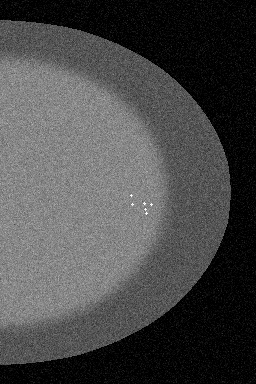
#> input picture CBIS-DDSM/sample_data/BENIGN_Calcification/CBIS_DDSM_CC_BENIGN_Calcification_004.png, 256 x 384 px; its folder holds only this picture in this run; the run also reads 1 picture not shown here
$ python run_analysis.py   (older library calls are emulated)
#> lines starting #> are read from the running program, lines starting #| are printed output that depends on the picture; after the words box and inside, x2 and y2 are one past the last pixel; in counts of white or black regions, pixels touching at a corner belong together
### common/iqa_metrics.py
"""
Image Quality Assessment (IQA) Module for Medical Breast Cancer Imaging.

This module provides No-Reference (NR-IQA) and Full-Reference (FR-IQA) metrics
tailored for medical image modalities:
- Histopathology (TCGA-BRCA)
- Mammography (CBIS-DDSM)
- Ultrasound (BUSI)

Supported Metrics:
1. Sharpness: Laplacian Variance, Tenengrad Gradient
2. Contrast: RMS Contrast, Michelson Contrast, Local Weber Contrast
3. Information: Shannon Entropy
4. Noise & Signal: Robust SNR (via MAD of high frequencies), CNR (with mask)
5. Modality-Specific: Ultrasound Speckle Index & ENL
6. Perceptual Quality: Natural Scene Statistics (MSCN distribution fitting)
7. Full Reference (when paired): PSNR, SSIM
"""

import numpy as np
import cv2
from scipy.stats import entropy, gennorm


def ensure_grayscale(image: np.ndarray) -> np.ndarray:
    """
    Ensure input image is single-channel 8-bit or float grayscale.
    """
    if image is None:
        raise ValueError("Input image cannot be None.")
    if len(image.shape) == 3:
        if image.shape[2] == 3:
            return cv2.cvtColor(image, cv2.COLOR_BGR2GRAY)
        elif image.shape[2] == 4:
            return cv2.cvtColor(image, cv2.COLOR_BGRA2GRAY)
        elif image.shape[2] == 1:
            return image[:, :, 0]
    return image


def compute_laplacian_variance(image: np.ndarray) -> float:
    """
    Compute Sharpness using Laplacian Variance.
    Higher values indicate sharp edges and fine cellular/microcalcification details.
    Lower values correspond to out-of-focus blur, motion blur, or severe smoothing.
    """
    gray = ensure_grayscale(image)
    if gray.dtype != np.uint8:
        gray = cv2.normalize(gray, None, 0, 255, cv2.NORM_MINMAX).astype(np.uint8)
    laplacian = cv2.Laplacian(gray, cv2.CV_64F, ksize=3)
    return float(np.var(laplacian))


def compute_tenengrad(image: np.ndarray, ksize: int = 3, threshold: float = 0.0) -> float:
    """
    Compute Tenengrad Gradient Sharpness based on Sobel operators.
    Measures the sum of squared gradient magnitudes above an optional noise threshold.
    """
    gray = ensure_grayscale(image)
    if gray.dtype != np.uint8:
        gray = cv2.normalize(gray, None, 0, 255, cv2.NORM_MINMAX).astype(np.uint8)
    gx = cv2.Sobel(gray, cv2.CV_64F, 1, 0, ksize=ksize)
    gy = cv2.Sobel(gray, cv2.CV_64F, 0, 1, ksize=ksize)
    grad_mag_sq = gx ** 2 + gy ** 2
    if threshold > 0:
        grad_mag_sq = np.where(grad_mag_sq > (threshold ** 2), grad_mag_sq, 0.0)
    return float(np.mean(grad_mag_sq))


def compute_rms_contrast(image: np.ndarray) -> float:
    """
    Compute Root Mean Square (RMS) Contrast.
    Defined as the standard deviation of normalized pixel luminance intensities [0, 1].
    Low values highlight washed-out, underexposed, or low-contrast tissue images.
    """
    gray = ensure_grayscale(image)
    norm = gray.astype(np.float64) / 255.0 if gray.max() > 1.0 else gray.astype(np.float64)
    return float(np.std(norm))


def compute_michelson_contrast(image: np.ndarray, epsilon: float = 1e-6) -> float:
    """
    Compute Michelson Contrast across the dynamic range.
    C_michelson = (I_max - I_min) / (I_max + I_min + epsilon)
    """
    gray = ensure_grayscale(image)
    i_min = float(np.percentile(gray, 1))  # robust to single outlier pixels
    i_max = float(np.percentile(gray, 99))
    return float((i_max - i_min) / (i_max + i_min + epsilon))


def compute_shannon_entropy(image: np.ndarray, num_bins: int = 256) -> float:
    """
    Compute Shannon Information Entropy in bits.
    Measures the average information and textural richness in the image histogram.
    Images with blank glass slide backgrounds or saturation exhibit lower entropy.
    """
    gray = ensure_grayscale(image)
    if gray.dtype != np.uint8:
        gray = cv2.normalize(gray, None, 0, 255, cv2.NORM_MINMAX).astype(np.uint8)
    hist, _ = np.histogram(gray.ravel(), bins=num_bins, range=(0, 256), density=True)
    hist = hist[hist > 0]
    return float(entropy(hist, base=2))


def compute_snr_mad(image: np.ndarray, epsilon: float = 1e-6) -> float:
    """
    Estimate Signal-to-Noise Ratio (SNR in dB) blindly using Median Absolute Deviation (MAD)
    of high-frequency Laplacian residual.
    """
    gray = ensure_grayscale(image)
    if gray.dtype != np.uint8:
        gray = cv2.normalize(gray, None, 0, 255, cv2.NORM_MINMAX).astype(np.uint8)
    mean_signal = float(np.mean(gray))
    lap = cv2.Laplacian(gray, cv2.CV_64F, ksize=3)
    # Noise standard deviation estimation via MAD (Donoho & Johnstone method)
    med = np.median(lap)
    mad = np.median(np.abs(lap - med))
    noise_sigma = float(mad / 0.6745)
    if noise_sigma < epsilon:
        return 50.0  # Cap at high SNR if virtually noise-free
    snr = mean_signal / (noise_sigma + epsilon)
    snr_db = 20.0 * np.log10(max(snr, epsilon))
    return float(np.clip(snr_db, -10.0, 50.0))


# [44 lines left out: functions compute_cnr, compute_ultrasound_speckle_metrics, not called in this run]


def compute_mscn_coefficients(image: np.ndarray, window_size: int = 7, sigma: float = 7.0 / 6.0) -> np.ndarray:
    """
    Compute Mean Subtracted Contrast Normalized (MSCN) coefficients used in BRISQUE / NSS.
    """
    gray = ensure_grayscale(image).astype(np.float64)
    kernel = cv2.getGaussianKernel(window_size, sigma)
    window = np.outer(kernel, kernel.transpose())
    mu = cv2.filter2D(gray, -1, window)
    mu_sq = mu * mu
    sigma_sq = cv2.filter2D(gray * gray, -1, window) - mu_sq
    sigma_val = np.sqrt(np.maximum(sigma_sq, 0.0))
    mscn = (gray - mu) / (sigma_val + 1.0)
    return mscn


def compute_perceptual_nss_score(image: np.ndarray) -> float:
    """
    Compute No-Reference Natural Scene Statistics (NSS) proxy score.
    Fits Generalized Gaussian Distribution (GGD) shape parameter alpha to MSCN coefficients.
    Natural, high-fidelity images exhibit alpha near 1.8 - 2.2.
    Heavy blur or synthetic noise deviations drive alpha away from natural bounds.
    Returns normalized quality index [0 (worst) to 1 (best)].
    """
    try:
        mscn = compute_mscn_coefficients(image)
        flat = mscn.ravel()
        # Estimate shape parameter alpha
        params = gennorm.fit(flat)
        alpha = float(params[0])
        # Gaussian distribution corresponds to alpha=2.0; compute distance to 2.0
        dist = abs(alpha - 2.0)
        quality = 1.0 / (1.0 + dist)
        return float(np.clip(quality, 0.0, 1.0))
    except Exception:
        return 0.5


# [36 lines left out: functions compute_psnr, compute_ssim, not called in this run]


def extract_all_iqa_metrics(
    image: np.ndarray, mask: np.ndarray = None, modality: str = "generic"
) -> dict:
    """
    Extract a comprehensive feature vector of Image Quality Assessment metrics.

    Parameters:
        image: np.ndarray of the medical image (RGB or Grayscale).
        mask: optional binary mask of tumor/lesion region.
        modality: "histopathology", "mammography", "ultrasound", or "generic".

    Returns:
        Dictionary of computed metrics and composite quality score.
    """
    gray = ensure_grayscale(image)
    h, w = gray.shape[:2]

    lap_var = compute_laplacian_variance(gray)
    tenengrad = compute_tenengrad(gray)
    rms_contrast = compute_rms_contrast(gray)
    michelson = compute_michelson_contrast(gray)
    entropy_val = compute_shannon_entropy(gray)
    snr_db = compute_snr_mad(gray)
    nss_quality = compute_perceptual_nss_score(gray)

    results = {
        "width": int(w),
        "height": int(h),
        "aspect_ratio": float(w / (h + 1e-6)),
        "mean_intensity": float(np.mean(gray)),
        "std_intensity": float(np.std(gray)),
        "laplacian_variance": lap_var,
        "tenengrad_gradient": tenengrad,
        "rms_contrast": rms_contrast,
        "michelson_contrast": michelson,
        "shannon_entropy": entropy_val,
        "snr_db": snr_db,
        "perceptual_nss_score": nss_quality,
    }

    if mask is not None:
        results["cnr"] = compute_cnr(gray, mask)
    else:
        results["cnr"] = 0.0

    if modality.lower() == "ultrasound":
        us_metrics = compute_ultrasound_speckle_metrics(gray)
        results.update(us_metrics)
    elif modality.lower() == "histopathology":
        # Staining color saturation metric (for RGB histology slides)
        if len(image.shape) == 3 and image.shape[2] >= 3:
            hsv = cv2.cvtColor(image, cv2.COLOR_BGR2HSV)
            sat = hsv[:, :, 1]
            results["stain_saturation_mean"] = float(np.mean(sat))
            results["stain_saturation_std"] = float(np.std(sat))
        else:
            results["stain_saturation_mean"] = 0.0
            results["stain_saturation_std"] = 0.0
    elif modality.lower() == "mammography":
        # Percentage of high-density fibroglandular parenchyma (pixels > 120)
        tissue_mask = gray > 15
        dense_ratio = float(np.sum((gray > 120) & tissue_mask) / (np.sum(tissue_mask) + 1e-6))
        results["breast_density_ratio"] = dense_ratio

    # Compute a normalized Composite Quality Score (0.0 to 1.0)
    # Derived from sigmoid normalization of normalized sharpness, contrast, SNR, and entropy
    norm_lap = np.clip(np.log1p(lap_var) / 8.0, 0.0, 1.0)
    norm_contrast = np.clip(rms_contrast * 4.0, 0.0, 1.0)
    norm_snr = np.clip((snr_db - 5.0) / 25.0, 0.0, 1.0)
    norm_ent = np.clip(entropy_val / 8.0, 0.0, 1.0)

    composite_score = float(
        0.30 * norm_lap + 0.25 * norm_contrast + 0.25 * norm_snr + 0.20 * norm_ent
    )
    results["composite_quality_score"] = float(np.clip(composite_score, 0.0, 1.0))

    # Quality Tier Classification
    if results["composite_quality_score"] >= 0.70:
        results["quality_tier"] = "High_Quality"
    elif results["composite_quality_score"] >= 0.45:
        results["quality_tier"] = "Medium_Quality"
    elif results["composite_quality_score"] >= 0.25:
        results["quality_tier"] = "Low_Quality"
    else:
        results["quality_tier"] = "Degraded"

    return results

### CBIS-DDSM/run_analysis.py
"""
CBIS-DDSM Mammography Analytics & Image Quality Assessment (IQA) Pipeline.
Modality: Mammography (Screening Projection Radiography: CC & MLO Views)
Dataset: Curated Breast Imaging Subset of DDSM (CBIS-DDSM)

Scope:
1. Dataset Characterization & Metadata Loading (Masses vs Calcifications, Benign vs Malignant, BI-RADS)
2. Inherent Radiographic Challenges Analysis (Film grain, dense tissue masking, scanner artifacts)
3. Multi-Metric Image Quality Assessment (Laplacian, Tenengrad, RMS, Michelson, Entropy, SNR)
4. Statistical Analysis & Visual Quality Distributions
5. Enriched Dataset IQA Metadata Export
"""

import os
import sys
import glob
import numpy as np
import pandas as pd
import matplotlib.pyplot as plt
import seaborn as sns
import cv2
from pathlib import Path

# Add project root to path for shared imports
sys.path.append(str(Path(__file__).resolve().parent.parent))
from common.iqa_metrics import (
    compute_laplacian_variance,
    compute_tenengrad,
    compute_rms_contrast,
    compute_michelson_contrast,
    compute_shannon_entropy,
    compute_snr_mad,
    extract_all_iqa_metrics,
)

# ---------------------------------------------------------
# 1. Dataset Discovery & Synthetic Fallback
# ---------------------------------------------------------
KAGGLE_SEARCH_PATHS = [
    "/kaggle/input/cbis-ddsm-breast-cancer-image-dataset",
    "/kaggle/input/cbis-ddsm",
    "/kaggle/input/ddsm-mammography",
    "./data/cbis_ddsm",
    "../data/cbis_ddsm",
]


def find_dataset_path() -> str:
    """
    Search standard Kaggle input directories and local directories.
    """
    for p in KAGGLE_SEARCH_PATHS:
        if os.path.exists(p):
            print(f"[INFO] Found CBIS-DDSM dataset at: {p}")
            return p
    return None


# [78 lines left out: function generate_synthetic_mammography_samples, not called in this run]


# ---------------------------------------------------------
# 2. Metadata Loading & Characterization
# ---------------------------------------------------------
def load_cbis_ddsm_metadata(data_dir: str) -> pd.DataFrame:
    """
    Traverse mammograms and parse clinical labels.
    """
    image_paths = (
        glob.glob(os.path.join(data_dir, "**", "*.png"), recursive=True)
        + glob.glob(os.path.join(data_dir, "**", "*.jpg"), recursive=True)
        + glob.glob(os.path.join(data_dir, "**", "*.dcm"), recursive=True)
    )

    records = []
    for path in image_paths:
        fname = Path(path).name
        parent = Path(path).parent.name

        view = "MLO" if "mlo" in fname.lower() or "mlo" in parent.lower() else "CC"
        pathology = "MALIGNANT" if ("malignant" in fname.lower() or "malignant" in parent.lower()) else "BENIGN"
        abnormality = "Calcification" if ("calc" in fname.lower() or "calc" in parent.lower()) else "Mass"

        records.append({
            "image_id": fname,
            "file_path": path,
            "ground_truth_label": pathology,
            "abnormality_type": abnormality,
            "mammographic_view": view,
        })

    df = pd.DataFrame(records)
    print(f"[INFO] Loaded {len(df)} mammograms from {data_dir}.")
    return df


# ---------------------------------------------------------
# 3. IQA Extraction
# ---------------------------------------------------------
def extract_dataset_iqa(df: pd.DataFrame, max_samples: int = 500) -> pd.DataFrame:
    """
    Compute IQA metrics tailored for mammography.
    """
    sample_df = df.head(max_samples).copy()
    print(f"[INFO] Extracting IQA metrics across {len(sample_df)} mammograms...")

    iqa_list = []
    for idx, row in sample_df.iterrows():
        img = cv2.imread(row["file_path"], cv2.IMREAD_GRAYSCALE)
        if img is None:
            continue
        metrics = extract_all_iqa_metrics(img, modality="mammography")
        metrics["image_id"] = row["image_id"]
        iqa_list.append(metrics)

    iqa_df = pd.DataFrame(iqa_list)
    merged_df = pd.merge(sample_df, iqa_df, on="image_id")
    return merged_df


# ---------------------------------------------------------
# 4. Statistical Analysis & Visualizations
# ---------------------------------------------------------
def generate_quality_visualizations(df: pd.DataFrame, output_dir: str):
    """
    Generate diagnostic plots for CBIS-DDSM mammography.
    """
    os.makedirs(output_dir, exist_ok=True)
    sns.set_theme(style="whitegrid")

    # 1. Class & Abnormality Distribution
    plt.figure(figsize=(8, 4))
    sns.countplot(data=df, x="ground_truth_label", hue="abnormality_type", palette="Set1")
    plt.title("CBIS-DDSM: Pathology Distribution by Abnormality Type", fontsize=13, fontweight="bold")
    plt.xlabel("Pathology Class")
    plt.ylabel("Mammogram Count")
    plt.tight_layout()
    plt.savefig(os.path.join(output_dir, "01_class_distribution.png"), dpi=200)
    plt.close()

    # 2. Quality Distributions
    fig, axes = plt.subplots(2, 2, figsize=(12, 10))
    sns.histplot(df["laplacian_variance"], kde=True, ax=axes[0, 0], color="navy")
    axes[0, 0].set_title("Sharpness: Laplacian Variance", fontweight="bold")

    sns.histplot(df["rms_contrast"], kde=True, ax=axes[0, 1], color="darkcyan")
    axes[0, 1].set_title("Contrast: RMS Contrast", fontweight="bold")

    sns.histplot(df["shannon_entropy"], kde=True, ax=axes[1, 0], color="purple")
    axes[1, 0].set_title("Shannon Information Entropy (bits)", fontweight="bold")

    sns.histplot(df["snr_db"], kde=True, ax=axes[1, 1], color="coral")
    axes[1, 1].set_title("Signal-to-Noise Ratio (dB)", fontweight="bold")

    plt.suptitle("CBIS-DDSM Mammography: Quality Metric Distributions", fontsize=15, fontweight="bold")
    plt.tight_layout()
    plt.savefig(os.path.join(output_dir, "02_quality_metrics_distribution.png"), dpi=200)
    plt.close()

    # 3. Contrast Comparison: Masses vs Calcifications
    plt.figure(figsize=(8, 5))
    sns.boxplot(data=df, x="abnormality_type", y="rms_contrast", hue="mammographic_view", palette="Pastel2")
    plt.title("RMS Contrast by Abnormality Type & View (CC vs MLO)", fontsize=13, fontweight="bold")
    plt.ylabel("RMS Contrast")
    plt.tight_layout()
    plt.savefig(os.path.join(output_dir, "03_contrast_by_abnormality.png"), dpi=200)
    plt.close()

    # 4. Correlation Heatmap
    metric_cols = [
        "laplacian_variance", "tenengrad_gradient", "rms_contrast",
        "michelson_contrast", "shannon_entropy", "snr_db", "composite_quality_score"
    ]
    plt.figure(figsize=(8, 6))
    corr = df[metric_cols].corr()
    sns.heatmap(corr, annot=True, fmt=".2f", cmap="Blues", cbar=True)
    plt.title("Correlation Matrix of Mammography IQA Metrics", fontsize=13, fontweight="bold")
    plt.tight_layout()
    plt.savefig(os.path.join(output_dir, "04_metric_correlation_matrix.png"), dpi=200)
    plt.close()

    # 5. Visual Comparison: High Quality vs Degraded Film Noise
    sorted_df = df.sort_values(by="composite_quality_score", ascending=False)
    best_samples = sorted_df.head(3)
    worst_samples = sorted_df.tail(3)

    fig, axes = plt.subplots(2, 3, figsize=(12, 9))
    for i, (_, row) in enumerate(best_samples.iterrows()):
        img = cv2.imread(row["file_path"], cv2.IMREAD_GRAYSCALE)
        axes[0, i].imshow(img, cmap="gray")
        axes[0, i].set_title(
            f"HIGH FIDELITY\nScore: {row['composite_quality_score']:.2f} | Lap: {row['laplacian_variance']:.1f}",
            color="green", fontsize=10, fontweight="bold"
        )
        axes[0, i].axis("off")

    for i, (_, row) in enumerate(worst_samples.iterrows()):
        img = cv2.imread(row["file_path"], cv2.IMREAD_GRAYSCALE)
        axes[1, i].imshow(img, cmap="gray")
        axes[1, i].set_title(
            f"NOISY / LOW CONTRAST\nScore: {row['composite_quality_score']:.2f} | Lap: {row['laplacian_variance']:.1f}",
            color="red", fontsize=10, fontweight="bold"
        )
        axes[1, i].axis("off")

    plt.suptitle("CBIS-DDSM: Visual Comparison of Mammogram Quality Tiers", fontsize=14, fontweight="bold")
    plt.tight_layout()
    plt.savefig(os.path.join(output_dir, "05_quality_comparison_montage.png"), dpi=200)
    plt.close()
    print(f"[INFO] Saved all diagnostic visualization figures to: {output_dir}")


# ---------------------------------------------------------
# Main Execution Entrypoint
# ---------------------------------------------------------
def main():
    print("Starting CBIS-DDSM Mammography Analytics Pipeline...")
    output_dir = os.path.join(os.path.dirname(__file__), "output")
    os.makedirs(output_dir, exist_ok=True)

    data_dir = find_dataset_path()
    if data_dir is None:
        synth_dir = os.path.join(os.path.dirname(__file__), "sample_data")
        data_dir = generate_synthetic_mammography_samples(synth_dir, num_samples=60)

    df = load_cbis_ddsm_metadata(data_dir)
    df_iqa = extract_dataset_iqa(df, max_samples=200)
#> in extract_dataset_iqa, img is the input picture: shape (384, 256); min 0, max 255, mean 73.5
#> in compute_laplacian_variance, `laplacian = cv2.Laplacian(gray, cv2.CV_64F, ksize=3)`:
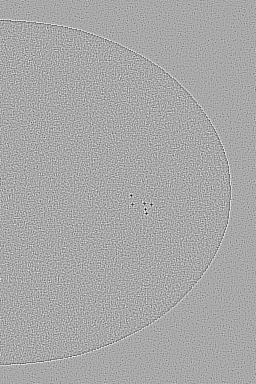
#> laplacian: shape (384, 256) float64; min -1042, max 540, mean 0; drawn with min black and max white
#> in extract_all_iqa_metrics, `lap_var = compute_laplacian_variance(gray)`: lap_var = 11552.3
#> in compute_tenengrad, `gy = cv2.Sobel(gray, cv2.CV_64F, 0, 1, ksize=ksize)`:
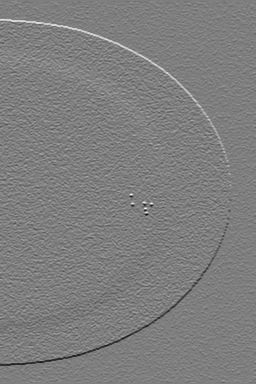
#> gy: shape (384, 256) float64; min -503, max 509, mean 0; drawn with min black and max white
#> in compute_tenengrad, `grad_mag_sq = gx ** 2 + gy ** 2`:
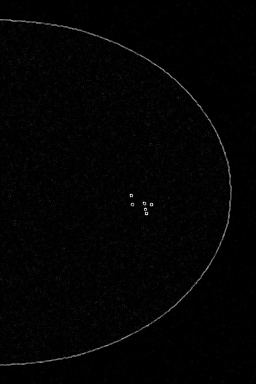
#> grad_mag_sq: shape (384, 256) float64; min 0, max 323216, mean 4529.1; drawn with min black and max white
#> in extract_all_iqa_metrics, `tenengrad = compute_tenengrad(gray)`: tenengrad = 4529.1
#> in extract_all_iqa_metrics, `rms_contrast = compute_rms_contrast(gray)`: rms_contrast = 0.221
#> in compute_michelson_contrast, `i_min = float(np.percentile(gray, 1))`: i_min = 0
#> in compute_michelson_contrast, `i_max = float(np.percentile(gray, 99))`: i_max = 159
#> in extract_all_iqa_metrics, `michelson = compute_michelson_contrast(gray)`: michelson = 1
#> in compute_shannon_entropy, `hist, _ = np.histogram(gray.ravel(), bins=num_bins, range=(0, 256), de..`: hist = 256 values, max 0.194 at index 0, min 0 at index 184, mean 0.00391
#> in compute_shannon_entropy, `hist = hist[hist > 0]`: hist = 203 values, max 0.194 at index 0, min 1.02e-05 at index 181, mean 0.00493
#> in extract_all_iqa_metrics, `entropy_val = compute_shannon_entropy(gray)`: entropy_val = 6.34
#> in compute_snr_mad, `mean_signal = float(np.mean(gray))`: mean_signal = 73.47
#> in compute_snr_mad, `med = np.median(lap)`: med = 8
#> in compute_snr_mad, `mad = np.median(np.abs(lap - med))`: mad = 60
#> in compute_snr_mad, `noise_sigma = float(mad / 0.6745)`: noise_sigma = 88.95
#> in compute_snr_mad, `snr = mean_signal / (noise_sigma + epsilon)`: snr = 0.826
#> in compute_snr_mad, `snr_db = 20.0 * np.log10(max(snr, epsilon))`: snr_db = -1.66
#> in compute_mscn_coefficients, `mu_sq = mu * mu`:
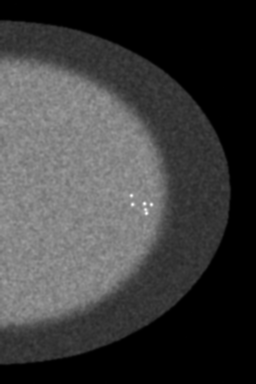
#> mu_sq: shape (384, 256) float64; min 0.248, max 34374.4, mean 8416.4; drawn with min black and max white
#> in compute_mscn_coefficients, `sigma_val = np.sqrt(np.maximum(sigma_sq, 0.0))`:
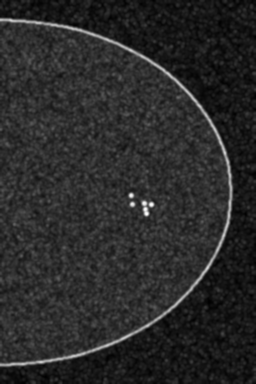
#> sigma_val: shape (384, 256) float64; min 1.95, max 58.31, mean 11.3; drawn with min black and max white
#> in compute_mscn_coefficients, `mscn = (gray - mu) / (sigma_val + 1.0)`:
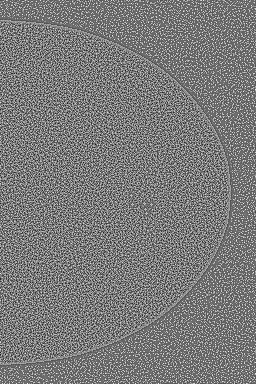
#> mscn: shape (384, 256) float64; min -2.33, max 2.49, mean -0.0102; drawn with min black and max white
#> in compute_perceptual_nss_score, `params = gennorm.fit(flat)`: params = (2.66, 0.0374, 1.26)
#> in compute_perceptual_nss_score, `alpha = float(params[0])`: alpha = 2.66
#> in compute_perceptual_nss_score, `dist = abs(alpha - 2.0)`: dist = 0.656
#> in compute_perceptual_nss_score, `quality = 1.0 / (1.0 + dist)`: quality = 0.604
#> in extract_all_iqa_metrics, `tissue_mask = gray > 15`:
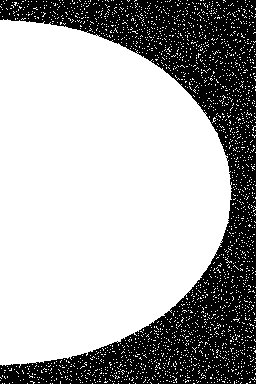
#> tissue_mask: shape (384, 256) bool; 67.7% white; 1 black region, box (x1, y1, x2, y2) and area: (0, 0, 256, 384) 31801
#> in extract_all_iqa_metrics, `dense_ratio = float(np.sum((gray > 120) & tissue_mask) / (np.sum(tissu..`: dense_ratio = 0.437
#> in extract_all_iqa_metrics, `norm_lap = np.clip(np.log1p(lap_var) / 8.0, 0.0, 1.0)`: norm_lap = 1
#> (the rest of the program and of its run is left out)
